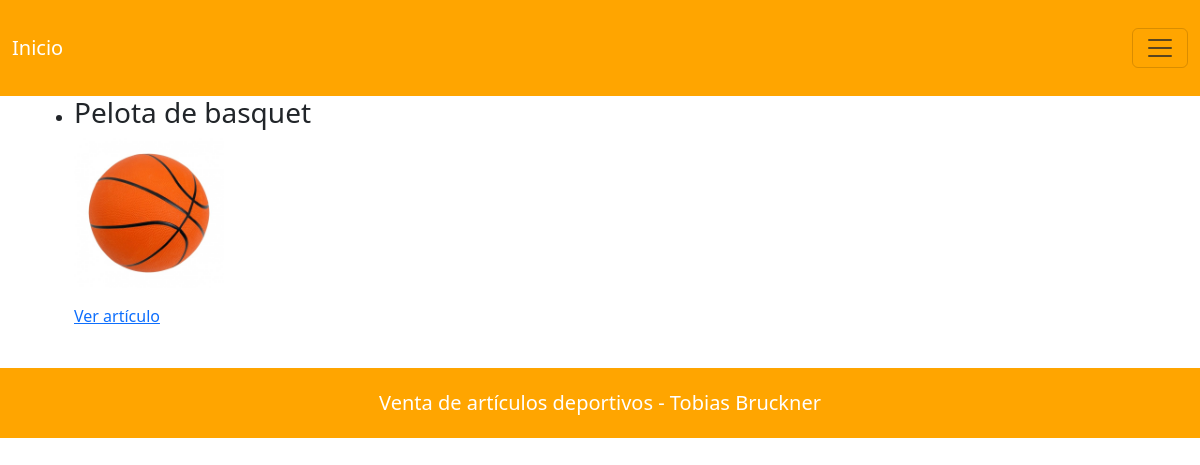
/pages/deportes.php?id=1, run on the app's committed database.
### tables this page shows
CREATE TABLE `articulos` (
  `id_articulo` int(11) NOT NULL,
  `titulo` varchar(90) DEFAULT NULL,
  `cuerpo` text DEFAULT NULL,
  `fecha_creacion` date DEFAULT NULL,
  `fecha_actualizacion` date DEFAULT NULL,
  `imagen` varchar(30) DEFAULT NULL,
  `fk_deporte` int(11) NOT NULL,
  `fk_usuario` int(11) NOT NULL
);

### pages/deportes.php (the view, shortened to what this page needs)
<?php
include_once("../components/header.php");
if($con!=NULL){
    if(isset($_GET['id'])){
      $id = $_GET['id'];
    $consulta_dos = "SELECT * FROM articulos WHERE fk_deporte='$id'";
    $resultado_dos = mysqli_query($con,$consulta_dos);
    if($resultado_dos!=NULL){
        print "<ul>";
        while($filas = mysqli_fetch_array($resultado_dos)){
         print "<li>
         <h3>$filas[titulo]</h3>
         <figure>
               <img src=../imgs/$filas[imagen] width=150>
         </figure>
         <a href=articulos.php?id=$filas[id_articulo]>Ver artículo</a></li>";
        }
        print "</ul>";
    }
}
}else{
    print "<h1>Algo se rompió!!!</h1>";
}
include_once("../components/footer.php");
?>

### data on the page
articulos: titulo "Pelota de basquet", imagen (picture)
